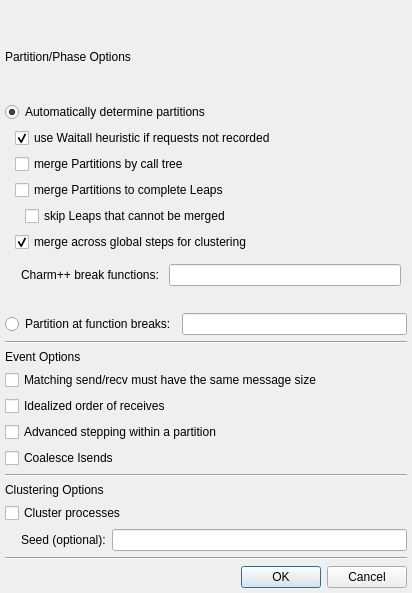
<?xml version="1.0" encoding="UTF-8"?>
<ui version="4.0">
 <class>ImportOptionsDialog</class>
 <widget class="QDialog" name="ImportOptionsDialog">
  <property name="windowModality">
   <enum>Qt::ApplicationModal</enum>
  </property>
  <property name="geometry">
   <rect>
    <x>0</x>
    <y>0</y>
    <width>412</width>
    <height>593</height>
   </rect>
  </property>
  <property name="windowTitle">
   <string>OTF Import Options</string>
  </property>
  <layout class="QVBoxLayout" name="verticalLayout">
   <property name="leftMargin">
    <number>5</number>
   </property>
   <property name="topMargin">
    <number>5</number>
   </property>
   <property name="rightMargin">
    <number>5</number>
   </property>
   <property name="bottomMargin">
    <number>5</number>
   </property>
   <item>
    <layout class="QVBoxLayout" name="optionsLayout">
     <property name="leftMargin">
      <number>0</number>
     </property>
     <property name="topMargin">
      <number>12</number>
     </property>
     <property name="rightMargin">
      <number>0</number>
     </property>
     <property name="bottomMargin">
      <number>0</number>
     </property>
     <item>
      <widget class="QLabel" name="label_4">
       <property name="text">
        <string>Partition/Phase Options</string>
       </property>
      </widget>
     </item>
     <item>
      <layout class="QVBoxLayout" name="verticalLayout_5" stretch="1,1">
       <item>
        <widget class="QRadioButton" name="heuristicRadioButton">
         <property name="text">
          <string>Automatically determine partitions</string>
         </property>
         <property name="checked">
          <bool>true</bool>
         </property>
        </widget>
       </item>
       <item>
        <layout class="QHBoxLayout" name="horizontalLayout_2">
         <item>
          <spacer name="horizontalSpacer">
           <property name="orientation">
            <enum>Qt::Horizontal</enum>
           </property>
           <property name="sizeType">
            <enum>QSizePolicy::Fixed</enum>
           </property>
           <property name="sizeHint" stdset="0">
            <size>
             <width>10</width>
             <height>5</height>
            </size>
           </property>
          </spacer>
         </item>
         <item>
          <layout class="QVBoxLayout" name="verticalLayout_6">
           <item>
            <widget class="QCheckBox" name="waitallCheckbox">
             <property name="toolTip">
              <string>Merge MPI calls likely handled by the same Waitall/Testall. OTF1 only.</string>
             </property>
             <property name="text">
              <string>use Waitall heuristic if requests not recorded</string>
             </property>
             <property name="checked">
              <bool>true</bool>
             </property>
            </widget>
           </item>
           <item>
            <widget class="QCheckBox" name="callerCheckbox">
             <property name="toolTip">
              <string>MPI Only. Merge MPI calls to the call tree depth of functions with multiple such calls.</string>
             </property>
             <property name="text">
              <string>merge Partitions by call tree</string>
             </property>
            </widget>
           </item>
           <item>
            <widget class="QCheckBox" name="leapCheckbox">
             <property name="toolTip">
              <string>Ensure all processes are active at every phase. MPI only.</string>
             </property>
             <property name="text">
              <string>merge Partitions to complete Leaps</string>
             </property>
            </widget>
           </item>
           <item>
            <layout class="QHBoxLayout" name="horizontalLayout_4">
             <item>
              <spacer name="horizontalSpacer_3">
               <property name="orientation">
                <enum>Qt::Horizontal</enum>
               </property>
               <property name="sizeType">
                <enum>QSizePolicy::Fixed</enum>
               </property>
               <property name="sizeHint" stdset="0">
                <size>
                 <width>10</width>
                 <height>5</height>
                </size>
               </property>
              </spacer>
             </item>
             <item>
              <layout class="QVBoxLayout" name="verticalLayout_2">
               <item>
                <widget class="QCheckBox" name="skipCheckbox">
                 <property name="toolTip">
                  <string>If merging cannot increase processes per phase, skip rather than continuing the forward merge.</string>
                 </property>
                 <property name="text">
                  <string>skip Leaps that cannot be merged</string>
                 </property>
                </widget>
               </item>
              </layout>
             </item>
            </layout>
           </item>
           <item>
            <widget class="QCheckBox" name="globalMergeBox">
             <property name="toolTip">
              <string>Aggressively merge partitions using the same global logical steps. Useful for bulk synchronous applications.</string>
             </property>
             <property name="text">
              <string>merge across global steps for clustering</string>
             </property>
             <property name="checked">
              <bool>true</bool>
             </property>
            </widget>
           </item>
           <item>
            <layout class="QHBoxLayout" name="horizontalLayout_5">
             <property name="leftMargin">
              <number>6</number>
             </property>
             <property name="topMargin">
              <number>6</number>
             </property>
             <property name="rightMargin">
              <number>6</number>
             </property>
             <property name="bottomMargin">
              <number>6</number>
             </property>
             <item>
              <widget class="QLabel" name="label_5">
               <property name="toolTip">
                <string>Force partition breaks for Charm++ at the given functions. Comma separated.</string>
               </property>
               <property name="text">
                <string>Charm++ break functions: </string>
               </property>
              </widget>
             </item>
             <item>
              <widget class="QLineEdit" name="breakEdit"/>
             </item>
            </layout>
           </item>
          </layout>
         </item>
        </layout>
       </item>
      </layout>
     </item>
     <item>
      <layout class="QHBoxLayout" name="horizontalLayout" stretch="0,1">
       <property name="topMargin">
        <number>15</number>
       </property>
       <item>
        <widget class="QRadioButton" name="functionRadioButton">
         <property name="toolTip">
          <string>Attempts to partition the trace at the given function boundary.</string>
         </property>
         <property name="text">
          <string>Partition at function breaks:</string>
         </property>
        </widget>
       </item>
       <item>
        <widget class="QLineEdit" name="functionEdit">
         <property name="toolTip">
          <string>function name</string>
         </property>
        </widget>
       </item>
      </layout>
     </item>
    </layout>
   </item>
   <item>
    <widget class="Line" name="line">
     <property name="orientation">
      <enum>Qt::Horizontal</enum>
     </property>
    </widget>
   </item>
   <item>
    <widget class="QLabel" name="label_3">
     <property name="text">
      <string>Event Options</string>
     </property>
    </widget>
   </item>
   <item>
    <widget class="QCheckBox" name="messageSizeCheckbox">
     <property name="toolTip">
      <string>As some trace utilities store message size in only one place, we do not enforce this check when matching messages. Check if this should be enforced.</string>
     </property>
     <property name="text">
      <string>Matching send/recv must have the same message size</string>
     </property>
    </widget>
   </item>
   <item>
    <widget class="QCheckBox" name="recvReorderCheckbox">
     <property name="toolTip">
      <string>Re-order receives assuming each partition event and message requires the same time. Not yet supported with clustering.</string>
     </property>
     <property name="text">
      <string>Idealized order of receives</string>
     </property>
    </widget>
   </item>
   <item>
    <widget class="QCheckBox" name="stepCheckbox">
     <property name="toolTip">
      <string>Structure favors aligning of Send events.</string>
     </property>
     <property name="text">
      <string>Advanced stepping within a partition</string>
     </property>
    </widget>
   </item>
   <item>
    <widget class="QCheckBox" name="isendCheckbox">
     <property name="text">
      <string>Coalesce Isends</string>
     </property>
    </widget>
   </item>
   <item>
    <widget class="Line" name="line_2">
     <property name="orientation">
      <enum>Qt::Horizontal</enum>
     </property>
    </widget>
   </item>
   <item>
    <widget class="QLabel" name="label_2">
     <property name="focusPolicy">
      <enum>Qt::WheelFocus</enum>
     </property>
     <property name="toolTip">
      <string>Cluster processes by similar metric profile. Not yet supported with receive reordering.</string>
     </property>
     <property name="text">
      <string>Clustering Options</string>
     </property>
    </widget>
   </item>
   <item>
    <widget class="QCheckBox" name="clusterCheckbox">
     <property name="toolTip">
      <string>Cluster processes by similar metric profile. Not yet supported with receive reordering.</string>
     </property>
     <property name="text">
      <string>Cluster processes</string>
     </property>
    </widget>
   </item>
   <item>
    <layout class="QHBoxLayout" name="horizontalLayout_3">
     <property name="leftMargin">
      <number>0</number>
     </property>
     <property name="topMargin">
      <number>0</number>
     </property>
     <property name="rightMargin">
      <number>0</number>
     </property>
     <property name="bottomMargin">
      <number>0</number>
     </property>
     <item>
      <spacer name="horizontalSpacer_2">
       <property name="orientation">
        <enum>Qt::Horizontal</enum>
       </property>
       <property name="sizeType">
        <enum>QSizePolicy::Fixed</enum>
       </property>
       <property name="sizeHint" stdset="0">
        <size>
         <width>16</width>
         <height>5</height>
        </size>
       </property>
      </spacer>
     </item>
     <item>
      <widget class="QLabel" name="label">
       <property name="text">
        <string>Seed (optional):</string>
       </property>
      </widget>
     </item>
     <item>
      <widget class="QLineEdit" name="seedEdit"/>
     </item>
    </layout>
   </item>
   <item>
    <widget class="Line" name="line_3">
     <property name="orientation">
      <enum>Qt::Horizontal</enum>
     </property>
    </widget>
   </item>
   <item alignment="Qt::AlignBottom">
    <widget class="QDialogButtonBox" name="buttonBox">
     <property name="orientation">
      <enum>Qt::Horizontal</enum>
     </property>
     <property name="standardButtons">
      <set>QDialogButtonBox::Cancel|QDialogButtonBox::Ok</set>
     </property>
    </widget>
   </item>
  </layout>
 </widget>
 <resources/>
 <connections>
  <connection>
   <sender>buttonBox</sender>
   <signal>clicked(QAbstractButton*)</signal>
   <receiver>ImportOptionsDialog</receiver>
   <slot>reject()</slot>
   <hints>
    <hint type="sourcelabel">
     <x>316</x>
     <y>260</y>
    </hint>
    <hint type="destinationlabel">
     <x>286</x>
     <y>274</y>
    </hint>
   </hints>
  </connection>
 </connections>
</ui>
